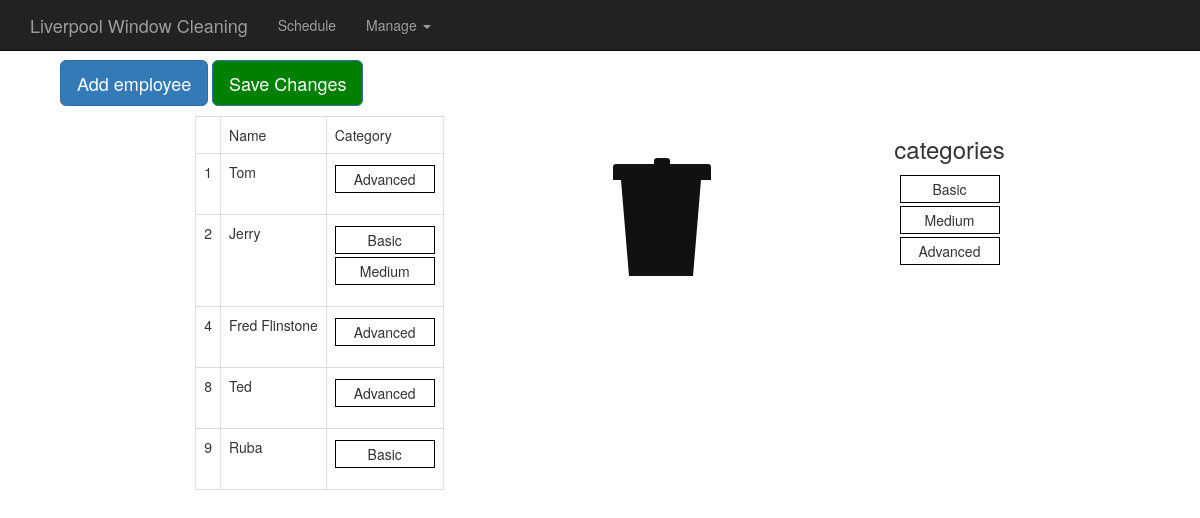
The page /employees on the database as committed earlier.
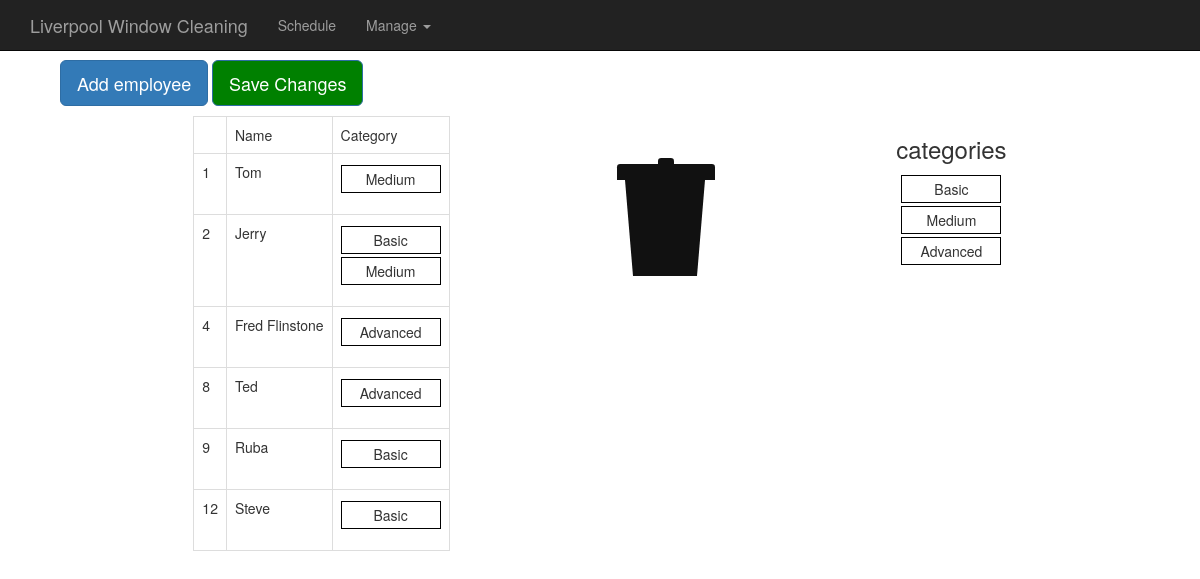
The same page on the database as committed later.
### daily/models.py (models this page shows, shortened)
class Employee(models.Model):
  name = models.CharField(max_length=100)
  category = models.ManyToManyField(Category)

class Category(models.Model):
  name = models.CharField(max_length=100)

### daily/views.py (the view)
# urls.py: url(r'^employees', views.manage_employees, name="employees"),
def manage_employees(request):
  employees = Employee.objects.all()
  categories = Category.objects.all()
  context = {'employees': employees, 'cats': categories}
  return render(request, 'daily/employees.html', context)

### daily/templates/daily/employees.html (shortened to what this page needs)
{% extends 'daily/base.html' %}
{% load static %}
{% block content %}
        <div id="form-fields">
          <button type="button" class="btn btn-primary btn-lg"
            id="new-emp-button" onclick="addEmployee()">Add employee</button>
          <button type="button" class="btn btn-primary btn-lg"
            id="save-button" onclick="updateEmployees()">Save Changes</button>
        </div>
        <div class="h-box">
          <table class="table table-bordered" id="daily-table">
            <tbody>
              <tr>
                <td> </td>
                <td>Name</td>
                <td>Category</td>
              </tr>
              {% for emp in employees.all %}
              <tr class="emp">
                <td>{{ emp.id }}</td>
                <td class="emp-name-td">{{ emp.name }}</td>
                <td>
                  <ol class='sortable_with_drop cat_list'>
                    {% for cat in emp.category.all %}
                    <li class="flex-li cat">{{ cat.name }}</li>
                      {% endfor %}
                  </ol>
                </td>
              </tr>
              {% endfor %}
            </tbody>
          </table>
          <ol class='trash category_trash'>
            <li>
                <div class="lid"></div>
                <div class="lidcap"></div>
                <div class="bin"></div>
                </li>
              </ol>
          <div class="v-box" id="sources">
            <div class="cats-list">
            <h3>categories</h3>
            <ol class='sortable_with_no_drop' id="cats-source">
              {% for cat in cats.all %}
              <li class="flex-li category">{{ cat.name }}</li>
              {% endfor %}
            </ol>
          </div>
          </div>
        </div>
      </body>
      {% endblock %}

Rows that differ between the two databases and show on the page:
changed Employee "Tom": gains Category (name "Medium"); loses Category (name "Advanced")
added Employee: id "12", name "Steve", Category (name "Basic")
